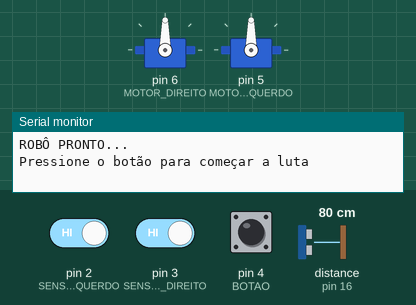
A sketch run on a simulated Arduino Uno, built with avr-gcc and run on an emulated ATmega328P. Shown: 2 × servo, the last lines printed to the serial monitor. Wiring (inferred from the names in the program): ultrasonic range finder: trigger pin 17; echo pin 16. The test bench sets the inputs (shaded band); at power-on: pin 4 (BOTAO) HIGH, pin 2 (SENSOR_ESQUERDO) HIGH, pin 3 (SENSOR_DIREITO) HIGH, distance to the obstacle (sensor on pin 16) 80 cm. The echo pulse lasts 58.3 µs per cm.

Above: at 1.2 s.
1.3 s: pin 4 (BOTAO) pulled LOW for 0.15 s
4.4 s: pin 2 (SENSOR_ESQUERDO) driven LOW
At 7.2 s:
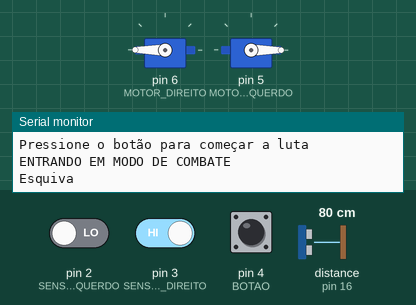
7.4 s: pin 4 (BOTAO) pulled LOW for 1 s
9.9 s: pin 2 (SENSOR_ESQUERDO) driven HIGH
12.9 s: pin 3 (SENSOR_DIREITO) driven LOW
15.9 s: pin 3 (SENSOR_DIREITO) driven HIGH
At 15.9 s:
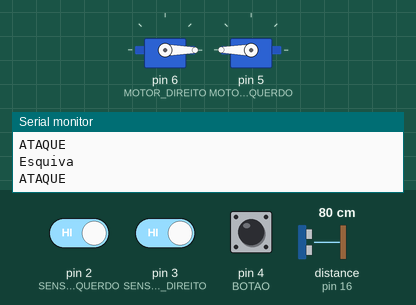
Timing chart, 0 to 18.4 s (numbered marks = the images above; inputs shaded):
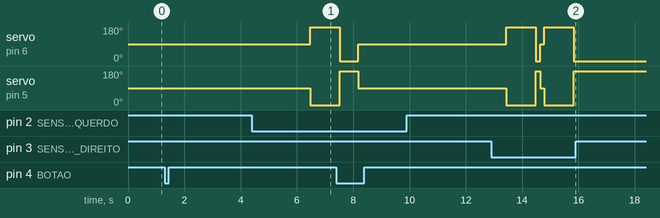

Measured:
- after the input at 4.4 s, servo on pin 6 (MOTOR_DIREITO): 90° → 180° after 2.1 s; servo on pin 5 (MOTOR_ESQUERDO): 90° → 0° after 2.1 s
- after the input at 9.9 s, every drawn part: stays the same
- after the input at 15.9 s, servo on pin 6 (MOTOR_DIREITO): stops changing and stays 0°; servo on pin 5 (MOTOR_ESQUERDO): stops changing and stays 180°

The sketch:

Robot.ino
```cpp
// NO INÍCIO DO PROGRAMA, DEFINIMOS A QUE PINOS OS DIFERENTES DISPOSITIVOS ESTARÃO CONECTADOS
#define SENSOR_ESQUERDO 2
#define SENSOR_DIREITO 3
#define BOTAO 4 // Pino 4 e pino negativo
#define MOTOR_ESQUERDO 5
#define MOTOR_DIREITO 6
#define ECHO_PIN 16     // Sensor ultrassônico pino A2
#define TRIGGER_PIN 17  // Sensor ultrassônico pino A3

#define DISTANCIA_MAXIMA 40        // Esta será a distância de detecção do robô

// ANTES DE INICIAR O PROGRAMA, CARREGAMOS AS SEGUINTES BIBLIOTECAS PARA FACILITAR A LABOR
#include <Servo.h>

// ESTE CÓDIGO É PARA INICIALIZAR AS BIBLIOTECAS
Servo servoDireito;   // Inicializa um servo com o nome servoDireito
Servo servoEsquerdo; // Inicializa um servo com o nome servoEsquerdo

// DECLARAMOS UMA SÉRIE DE VARIÁVEIS PARA TORNAR O PROGRAMA MAIS LEGÍVEL E PRÁTICO
boolean modoCombate = false;  // Inicializamos a variável para que o robô comece parado
int estadoSensorDireito;    // Variável que armazena o estado do sensor Direito
int estadoSensorEsquerdo;  // Variável que armazena o estado do sensor Esquerdo
float distancia;           // Variável para medir a distância com o sensor ultrassônico

// SETUP FUNCIONA UMA SÓ VEZ NO INÍCIO DO PROGRAMA
// A USAREMOS PARA CONFIGURAR A FUNÇÃO DE CADA PINO
void setup() {
  pinMode(BOTAO, INPUT_PULLUP); // O botão será uma entrada
  pinMode(SENSOR_DIREITO, INPUT);  // O pino será uma entrada para ler o sensor de linha
  pinMode(SENSOR_ESQUERDO, INPUT);// O pino será uma entrada para ler o sensor de linha
  pinMode(ECHO_PIN, INPUT);     // O pino será uma entrada para ler o sensor ultrassônico
  pinMode(TRIGGER_PIN, OUTPUT); // O pino enviará sinais ultrassônicos, será uma saída.

  servoDireito.attach(MOTOR_DIREITO);      // O pino controlará um servo
  servoEsquerdo.attach(MOTOR_ESQUERDO);  // O pino controlará um servo

  // Inicialização do monitor serial
  Serial.begin(9600);
  Serial.println("ROBÔ PRONTO...");
  Serial.println("Pressione o botão para começar a luta");
}

// A FUNÇÃO LOOP SE REPETE CONSTANTEMENTE, É O CORAÇÃO DO PROGRAMA
void loop() {
  delay(50);      // Fazemos uma pequena pausa para estabilizar o programa
  lerBotao();    // Lemos o estado do botão para iniciar ou parar o robô
  lerSensores(); // Lemos os sensores ultrassônicos e de linha

  if (modoCombate == false) // O ROBÔ ESTÁ EM ESPERA
    Parado();
  else { // O ROBÔ ESTÁ EM MODO DE COMBATE
    if (estadoSensorDireito == LOW || estadoSensorEsquerdo == LOW) // DETECTA A LINHA
      Evasao();  // Esquiva-se da linha
    if (distancia != 0)  // DETECTA UM INIMIGO
      Frente(); // Ataca movendo-se para frente
    else
      GirarDireita(); // PROCURA O INIMIGO
  }

}

// ESTA FUNÇÃO LÊ O BOTÃO DO ROBÔ
void lerBotao() {
  int estadoBotao = digitalRead(BOTAO);  // Lê o estado do botão

  if (estadoBotao == LOW) {
    modoCombate = !modoCombate; // ALTERAMOS O ESTADO DO ROBÔ AO PRESSIONAR O BOTÃO
    delay(500); // Delay antirrepiquete, para que o botão não envie sinais diferentes
    if (modoCombate == true){ // ANTES DE ENTRAR EM COMBATE, ESPERAMOS 5 SEGUNDOS
      Serial.println("ENTRANDO EM MODO DE COMBATE");
      delay(4500);
    }
    if(modoCombate == false){
      Serial.println("ENTRANDO EM MODO DE REPOUSO");
    }
  }
}

// ESTA FUNÇÃO LÊ OS SENSORES DO ROBÔ
void lerSensores() {
  estadoSensorDireito = digitalRead(SENSOR_DIREITO); // Lê o sensor de linha direito
  estadoSensorEsquerdo = digitalRead(SENSOR_ESQUERDO); // Lê o sensor de linha esquerdo
  // Mede a distância com o sensor ultrassônico
  distancia = medirDistancia();
}

// FUNÇÃO PARA MEDIR A DISTÂNCIA COM O SENSOR HCSR04
float medirDistancia() {
  // Limpa o pino de disparo (trigger)
  digitalWrite(TRIGGER_PIN, LOW);
  delayMicroseconds(2);

  // Emite um pulso de 10 microssegundos no pino de disparo
  digitalWrite(TRIGGER_PIN, HIGH);
  delayMicroseconds(10);
  digitalWrite(TRIGGER_PIN, LOW);

  // Mede a duração do pulso no pino de eco (echo)
  long duration = pulseIn(ECHO_PIN, HIGH);

  // Calcula a distância em centímetros com base na velocidade do som (aproximadamente 343 m/s)
  float distancia = (duration * 0.0343) / 2.0; // Dividido por 2 para obter a distância de ida e volta

  return distancia;
}

// A PARTIR DAQUI, SÃO TODAS AS MANOBRAS DE MOVIMENTO
void GirarDireita() {
  Serial.println("Procurando Inimigo...");
  servoDireito.write(120);
  servoEsquerdo.write(120);
  delay(50);
}

void GirarEsquerda() {
  servoDireito.write(0);
  servoEsquerdo.write(0);
  delay(50);
}

void Frente() {
  Serial.println("ATAQUE");
  servoDireito.write(0);
  servoEsquerdo.write(180);
  delay(100);
}

void Atras() {
  servoDireito.write(180);
  servoEsquerdo.write(0);
  delay(50);
}

void Parado() {
  servoDireito.write(90);
  servoEsquerdo.write(90);
  delay(50);
}

void Evasao() {
  Parado();
  delay(100);
  Serial.println("Esquiva");
  Atras();
  delay(1000);
}
```
